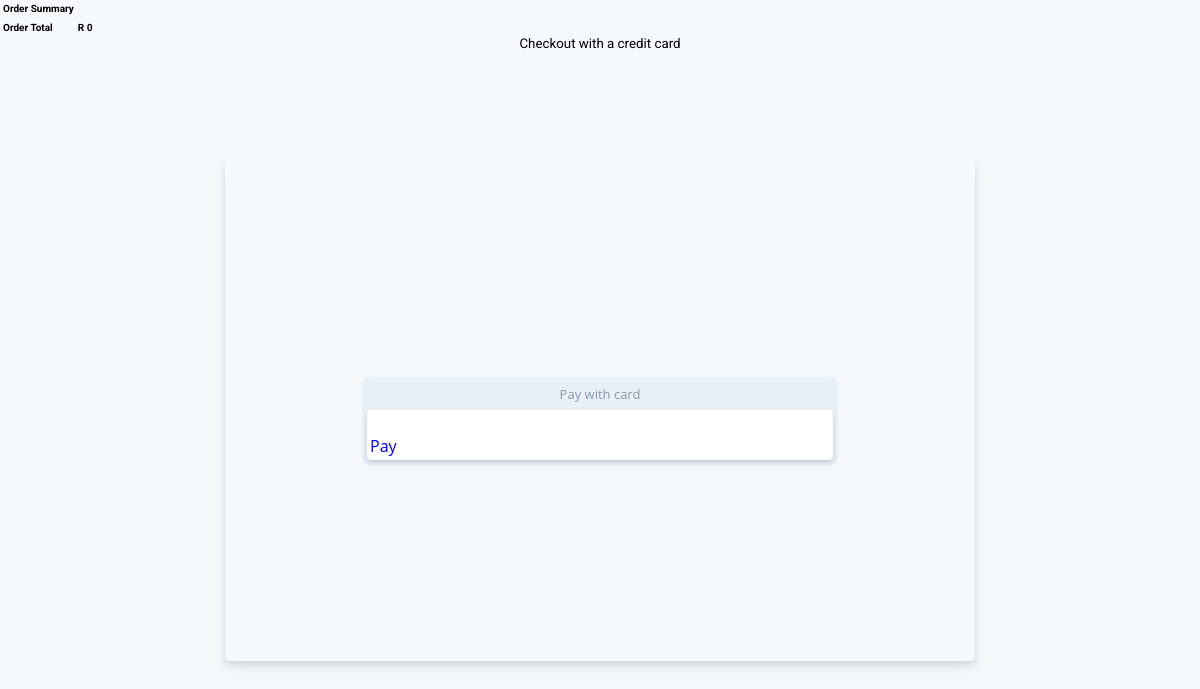
The page /order-summary/checkout/ (signed in) on the database as committed earlier.
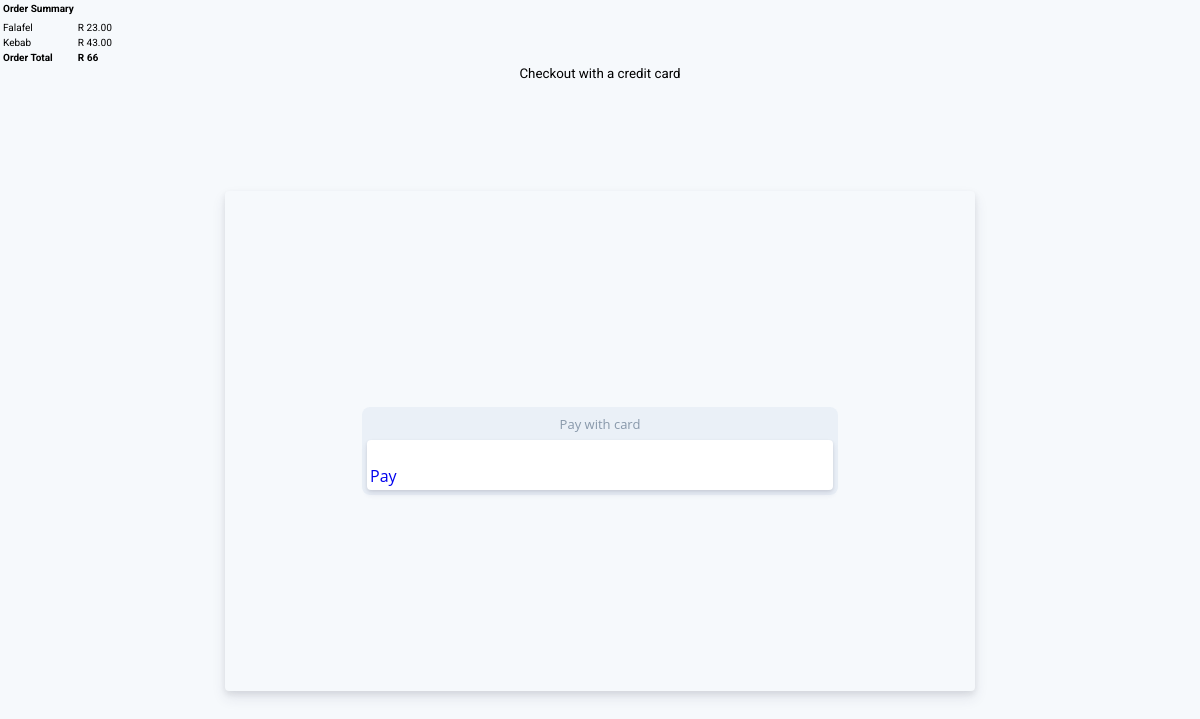
The same page on the database as committed later.
### launch/models.py (models this page shows, shortened)
class Order(models.Model):
    ref_code = models.CharField(max_length=15)
    owner = models.ForeignKey(CustomerProfile, on_delete=models.SET_NULL, null=True)
    is_ordered = models.BooleanField(default=False)
    items = models.ManyToManyField(OrderItem)
    date_ordered = models.DateTimeField(auto_now=True)
    def get_cart_items(self):
        return self.items.all()
    def get_cart_total(self):
    	sum = 0
    	for item in self.items.all():
    		sum = sum + (int(item.product.price) * int(item.quantity))
    	return sum

class OrderItem(models.Model):
    product = models.OneToOneField(Item, on_delete=models.SET_NULL, null=True)
    quantity = models.IntegerField(default = 1)
    def __str__(self):
        return self.product.name

class Item(models.Model):
	name = models.CharField(max_length=100)
	price = models.DecimalField(max_digits=6,decimal_places=2, default =0.00)
	description = models.CharField(max_length=60)
	restaurant = models.ForeignKey('Restaurant', on_delete = models.CASCADE) #gets user from user tables.
	image = models.ImageField(default='rest_default.jpg', upload_to='restaurant_pics')

### launch/views.py (the view, shortened to what this page needs)
# urls.py: path('order-summary/checkout/', views.checkout, name='checkout'),
def checkout(request, **kwargs):
   existing_order = get_user_pending_order(request)
   publishKey = settings.STRIPE_PUBLISHABLE_KEY
   context = {
      'order': existing_order,
      'STRIPE_PUBLISHABLE_KEY': publishKey
   }
   return render(request, 'launch/checkout.html', context)

### launch/views.py (called while the page is built)
def get_user_pending_order(request):
    user_profile = get_object_or_404(CustomerProfile, user=request.user)
    order = Order.objects.filter(owner=user_profile, is_ordered=False)
    if order.exists():
        return order[0]
    return 0

### launch/templates/launch/checkout.html (shortened to what this page needs)
{% load static %}
<!DOCTYPE html>
<html lang="en">
<head>
  <link rel="stylesheet" type="text/css" href="{% static 'css/base.css' %}" data-rel-css="" />
  <link rel="stylesheet" type="text/css" href="{% static 'css/example4.css' %}" data-rel-css="" />
</head>
<body>
 <section>
    <div class="col-md-8 col-xs-12">
      <table class="table">
        <tr>
          <td><h4>Order Summary</h4></td>
        </tr>
        <tr>
          <td>
            {% for item in order.get_cart_items %}
              <tr>
                <td>{{ item }}</td>
                <td>R {{ item.product.price }}</td>
              </tr>
            {% endfor %}
          </td>
        </tr>
        <tr>
          <td><strong>Order Total</strong> </td>
          <td> <strong>R {{ order.get_cart_total }}</strong></td>
        </tr>
      </table>
      <button onclick="toggleDisplay();" class="btn btn-warning" style="width: 100%;">Checkout with a credit card</button>
    </div>
</section>
<div id="collapseStripe" class="globalContent">
    <main>
    <section class="container-lg">
      <div class="cell example example4">
        <form>
          <fieldset>
            <legend class="card-only" data-tid="elements_examples.form.pay_with_card">Pay with card</legend>
            <div class="container">
              <div id="example4-card"></div>
              <a data-tid="elements_examples.form.donate_button" href={% url 'launch:purchase_success' %}>Pay</a>
            </div>
          </fieldset>
        </form>
        <div class="success">
        </div>
      </div>
    </section>
    </main>
</div>
</body>
</html>

### launch/static/css/base.css (style rules this page uses)
* { box-sizing: border-box; }
blockquote, body, button, dd, dl, figure, h1, h2, h3, h4, h5, h6, ol, p, pre, ul { margin: 0; padding: 0; }
a { text-decoration: none; }
button, select { border: none; outline: none; background: none; font-family: inherit; }
a, button, input, select, textarea { -webkit-tap-highlight-color: transparent; }
:root { overflow-x: hidden; height: 100%; }
body { background: #fff; min-height: 100%; display: -ms-flexbox; display: flex; -ms-flex-direction: column; flex-direction: column; font-size: 62.5%; font-family: Roboto, Open Sans, Segoe UI, sans-serif; font-weight: 400; font-style: normal; -webkit-text-size-adjust: 100%; -webkit-font-smoothing: antialiased; -moz-osx-font-smoothing: grayscale; text-rendering: optimizeLegibility; font-feature-settings: "pnum"; font-variant-numeric: proportional-nums; }
.globalContent { -ms-flex-positive: 1; flex-grow: 1; }
.container, .container-fluid, .container-lg, .container-wide, .container-xl { margin: 0 auto; padding: 0 20px; width: 100%; }
.container, .container-lg { max-width: 1040px; }
body { overflow-x: hidden; background-color: #f6f9fc; }
main { position: relative; display: block; z-index: 1; }
main > .container-lg { display: -ms-flexbox; display: flex; -ms-flex-wrap: wrap; flex-wrap: wrap; position: relative; max-width: 750px; padding: 110px 20px 110px; }
main > .container-lg .cell { display: -ms-flexbox; display: flex; -ms-flex-direction: column; flex-direction: column; -ms-flex-pack: center; justify-content: center; position: relative; -ms-flex: auto; flex: auto; min-width: 100%; min-height: 500px; padding: 0 40px; }
main > .container-lg .example { -ms-flex-align: center; align-items: center; border-radius: 4px; box-shadow: 0 7px 14px rgba(50, 50, 93, 0.1), 0 3px 6px rgba(0, 0, 0, 0.08); padding: 80px 0px; margin-left: -20px; margin-right: -20px; }
@media (min-width: 670px) { main > .container-lg .example { padding: 40px; } }
main > .container-lg .example * { margin: 0; padding: 0; }
main > .container-lg .example form { position: relative; width: 100%; max-width: 500px; transition-property: opacity, transform; transition-duration: 0.35s; transition-timing-function: cubic-bezier(0.165, 0.84, 0.44, 1); }
main > .container-lg .example .success { display: -ms-flexbox; display: flex; -ms-flex-direction: column; flex-direction: column; -ms-flex-align: center; align-items: center; -ms-flex-pack: center; justify-content: center; position: absolute; width: 100%; height: 100%; top: 0; left: 0; padding: 10px; text-align: center; pointer-events: none; overflow: hidden; }
@media (min-width: 670px) { main > .container-lg .example .success { padding: 40px; } }

### launch/static/css/example4.css (style rules this page uses)
.example.example4 { background-color: #f6f9fc; }
.example.example4 * { font-family: Inter UI, Open Sans, Segoe UI, sans-serif; font-size: 16px; font-weight: 500; }
.example.example4 form { max-width: 496px !important; padding: 0 15px; }
.example.example4 form > * + * { margin-top: 20px; }
.example.example4 .container { background-color: #fff; box-shadow: 0 4px 6px rgba(50, 50, 93, 0.11), 0 1px 3px rgba(0, 0, 0, 0.08); border-radius: 4px; padding: 3px; }
.example.example4 fieldset { border-style: none; padding: 5px; margin-left: -5px; margin-right: -5px; background: rgba(18, 91, 152, 0.05); border-radius: 8px; }
.example.example4 fieldset legend { float: left; width: 100%; text-align: center; font-size: 13px; color: #8898aa; padding: 3px 10px 7px; }
.example.example4 .card-only { display: block; }
.example.example4 fieldset legend + * { clear: both; }
.example.example4 #example4-card { padding: 10px; margin-bottom: 2px; }

Rows that differ between the two databases and show on the page:
added OrderItem: product.name "Falafel", product.price "23.00"
added OrderItem: product.name "Kebab", product.price "43.00"
computed for Order: get_cart_total "0" → "66"
